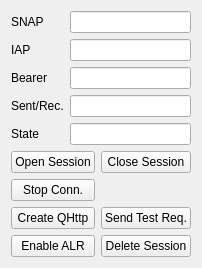
<ui version="4.0" >
 <class>SessionTab</class>
 <widget class="QWidget" name="SessionTab" >
  <layout class="QVBoxLayout" name="verticalLayout" >
   <item>
    <layout class="QFormLayout" name="formLayout" >
     <item row="0" column="0" >
      <widget class="QLabel" name="snapLabel" >
       <property name="text" >
        <string>SNAP</string>
       </property>
      </widget>
     </item>
     <item row="0" column="1" >
      <widget class="QLineEdit" name="snapLineEdit" >
       <property name="readOnly" >
        <bool>true</bool>
       </property>
      </widget>
     </item>
     <item row="1" column="0" >
      <widget class="QLabel" name="iapLabel" >
       <property name="text" >
        <string>IAP</string>
       </property>
      </widget>
     </item>
     <item row="1" column="1" >
      <widget class="QLineEdit" name="iapLineEdit" >
       <property name="enabled" >
        <bool>true</bool>
       </property>
       <property name="readOnly" >
        <bool>true</bool>
       </property>
      </widget>
     </item>
     <item row="2" column="0" >
      <widget class="QLabel" name="bearerLabel" >
       <property name="text" >
        <string>Bearer</string>
       </property>
      </widget>
     </item>
     <item row="2" column="1" >
      <widget class="QLineEdit" name="bearerLineEdit" >
       <property name="readOnly" >
        <bool>true</bool>
       </property>
      </widget>
     </item>
     <item row="3" column="0" >
      <widget class="QLabel" name="sentRecDataLabel" >
       <property name="text" >
        <string>Sent/Rec.</string>
       </property>
      </widget>
     </item>
     <item row="3" column="1" >
      <widget class="QLineEdit" name="sentRecDataLineEdit" >
       <property name="readOnly" >
        <bool>true</bool>
       </property>
      </widget>
     </item>
     <item row="4" column="0" >
      <widget class="QLabel" name="stateLabel" >
       <property name="text" >
        <string>State</string>
       </property>
      </widget>
     </item>
     <item row="4" column="1" >
      <widget class="QLineEdit" name="stateLineEdit" >
       <property name="readOnly" >
        <bool>true</bool>
       </property>
      </widget>
     </item>
    </layout>
   </item>
   <item>
    <layout class="QGridLayout" name="gridLayout" >
     <item row="0" column="0" >
      <widget class="QPushButton" name="openSessionButton" >
       <property name="text" >
        <string>Open Session</string>
       </property>
      </widget>
     </item>
     <item row="0" column="1" >
      <widget class="QPushButton" name="closeSessionButton" >
       <property name="text" >
        <string>Close Session</string>
       </property>
      </widget>
     </item>
     <item row="1" column="0" >
      <widget class="QPushButton" name="stopConnectionButton" >
       <property name="text" >
        <string>Stop Conn.</string>
       </property>
      </widget>
     </item>
     <item row="2" column="0" >
      <widget class="QPushButton" name="createQHttpButton" >
       <property name="text" >
        <string>Create QHttp</string>
       </property>
      </widget>
     </item>
     <item row="2" column="1" >
      <widget class="QPushButton" name="sendRequestButton" >
       <property name="text" >
        <string>Send Test Req.</string>
       </property>
      </widget>
     </item>
     <item row="3" column="0" >
      <widget class="QPushButton" name="alrButton" >
       <property name="text" >
        <string>Enable ALR</string>
       </property>
      </widget>
     </item>
     <item row="3" column="1" >
      <widget class="QPushButton" name="deleteSessionButton" >
       <property name="text" >
        <string>Delete Session</string>
       </property>
      </widget>
     </item>
    </layout>
   </item>
  </layout>
 </widget>
 <resources/>
 <connections/>
</ui>
